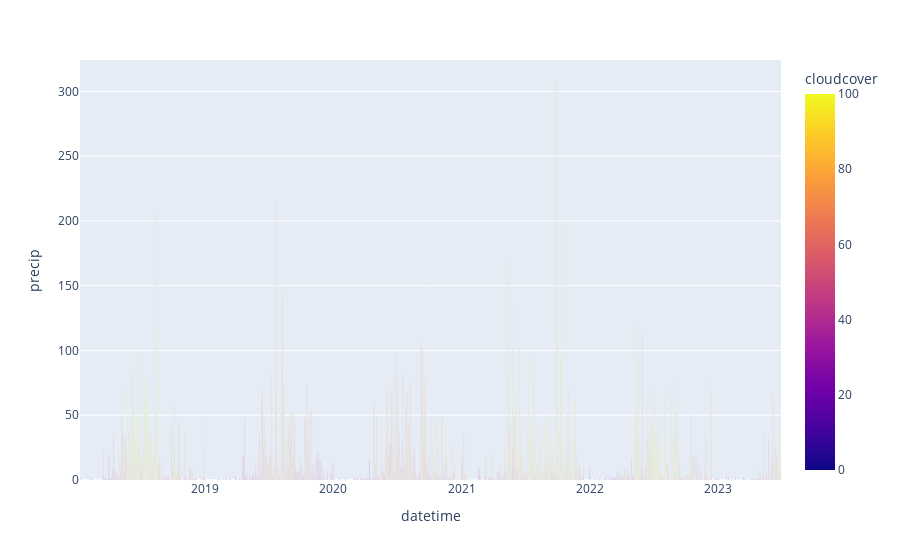

The cell this chart's notebook holds for it:
### Code cell
px.bar(data_frame=kozhikode_filter, x='datetime', y='precip', color='cloudcover')

### Figure 1 — Plotly figure (JSON) as saved in the notebook; plotly's stock layout.template omitted (floating-point values rounded to 4 significant figures; data arrays with more than 128 entries replaced by an {"elided": "..."} marker saying what was removed)
{"data": [{"alignmentgroup": "True", "hovertemplate": "datetime=%{x}<br>precip=%{y}<br>cloudcover=%{marker.color}<extra></extra>", "legendgroup": "", "marker": {"color": {"elided": "1999 float values"}, "coloraxis": "coloraxis", "pattern": {"shape": ""}}, "name": "", "offsetgroup": "", "orientation": "v", "showlegend": false, "textposition": "auto", "type": "bar", "x": {"elided": "1999 str values"}, "xaxis": "x", "y": {"elided": "1999 float values"}, "yaxis": "y"}], "layout": {"barmode": "relative", "coloraxis": {"colorbar": {"title": {"text": "cloudcover"}}, "colorscale": [[0, "#0d0887"], [0.1111, "#46039f"], [0.2222, "#7201a8"], [0.3333, "#9c179e"], [0.4444, "#bd3786"], [0.5556, "#d8576b"], [0.6667, "#ed7953"], [0.7778, "#fb9f3a"], [0.8889, "#fdca26"], [1, "#f0f921"]]}, "legend": {"tracegroupgap": 0}, "margin": {"t": 60}, "xaxis": {"anchor": "y", "domain": [0, 1], "title": {"text": "datetime"}}, "yaxis": {"anchor": "x", "domain": [0, 1], "title": {"text": "precip"}}}}
